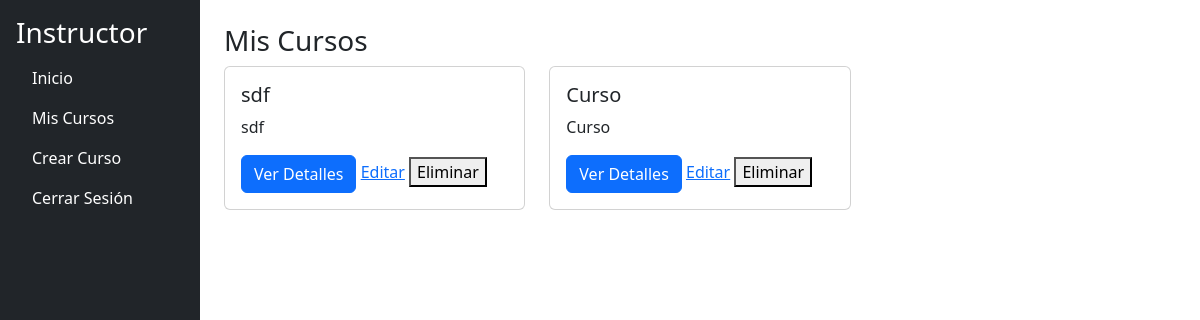
/instructor/courses (signed in), run on an earlier commit of the app's database.
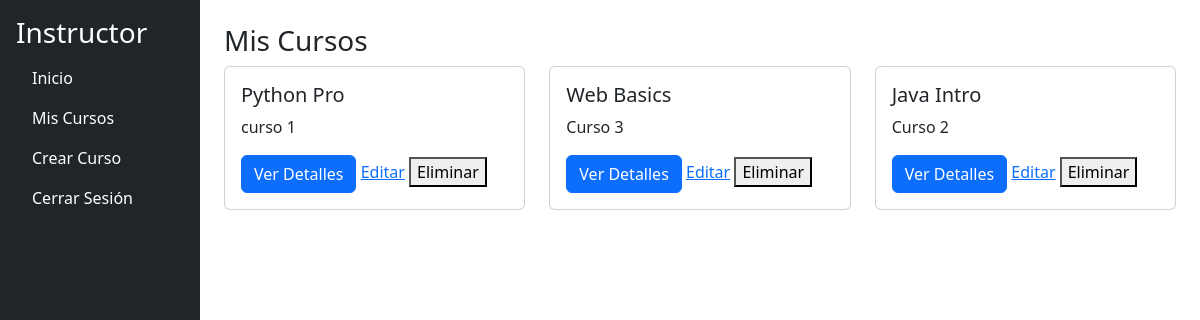
And on a later commit of the database.
### models.py (models this page shows, shortened)
class Course(db.Model):
    __tablename__ = 'courses'
    id = db.Column(db.Integer, primary_key=True)
    name = db.Column(db.String(200), nullable=False)
    description = db.Column(db.String(500), nullable=False)
    instructor_id = db.Column(db.Integer, db.ForeignKey('users.id'), nullable=False)
    modules = db.relationship('Module', back_populates='course', lazy=True, cascade='all, delete-orphan')
    enrollments = db.relationship(
        'CourseEnrollment', back_populates='course', lazy=True, cascade='all, delete-orphan'
    )

### app.py (the view)
@app.route('/instructor/courses', methods=['GET'])
@login_required
@role_required('instructor')
def instructor_courses():
    courses = Course.query.filter_by(instructor_id=current_user.id).all()
    return render_template('instructor/courses.html', courses=courses)

### app.py (called while the page is built)
@login_manager.user_loader
def load_user(user_id):
    return User.query.get(int(user_id))

def role_required(role):
    def decorator(f):
        @wraps(f)
        def decorated_function(*args, **kwargs):
            if not current_user.is_authenticated or current_user.role.name != role:
                abort(403)
            return f(*args, **kwargs)
        return decorated_function
    return decorator

### app/templates/instructor/courses.html (shortened to what this page needs)
{% extends "instructor/base_instructor.html" %}
{% block content %}
<div class="mb-4">
    <h3>Mis Cursos</h3>
    <div class="row">
        {% if courses %}
            {% for course in courses %}
            <div class="col-md-4">
                <div class="card mb-3">
                    <div class="card-body">
                        <h5 class="card-title">{{ course.name }}</h5>
                        <p class="card-text">{{ course.description }}</p>
                        <a href="{{ url_for('course_details', course_id=course.id) }}" class="btn btn-primary">Ver Detalles</a>
                        <a href="{{ url_for('edit_course', course_id=course.id) }}">Editar</a>
                        <form action="{{ url_for('delete_course', course_id=course.id) }}" method="POST" style="display:inline;">
                            <button type="submit">Eliminar</button>
                        </form>
                    </div>
                </div>
            </div>
            {% endfor %}
        {% else %}
        <p>No has creado ningún curso todavía.</p>
        {% endif %}
    </div>
</div>
{% endblock %}

What changed in the data, as far as the page shows it:
removed Course: name "sdf", description "sdf"
removed Course: name "Curso", description "Curso"
added Course: name "Python Pro", description "curso 1"
added Course: name "Web Basics", description "Curso 3"
added Course: name "Java Intro", description "Curso 2"
